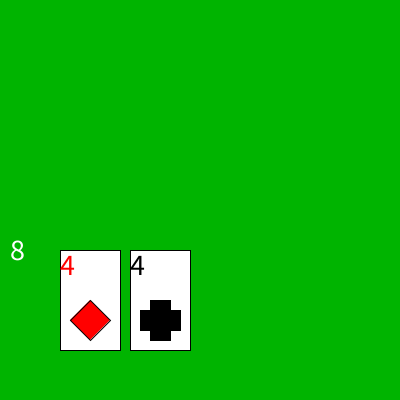
Frame 1 (no input)
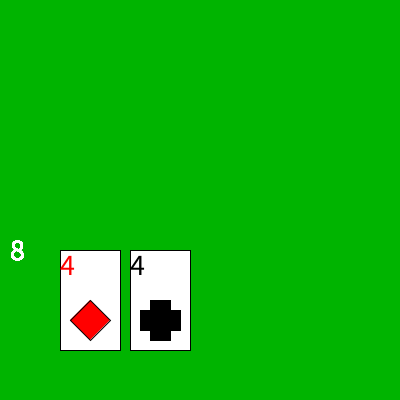
Frame 60 (the mouse pressed at the canvas centre just before this capture)
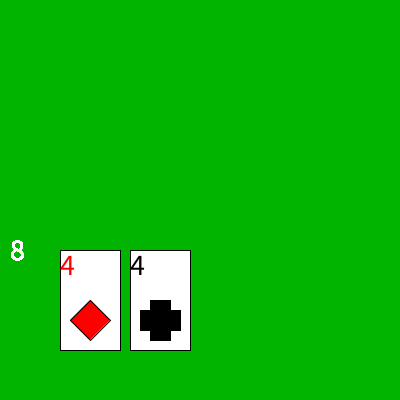
Frame 120 (the mouse held since frame 60 and released just before this capture)

The Processing sketch that drew these frames (run headless with seeded random() and noise(); from frame 60 on, the mouse is pressed at the canvas centre):

// Processing sketch: Blackjack
// ── Blackjack.pde
// I think I have set up the array properly now.
Deck cards;
void setup(){
  background(0, 180, 0);
  size(400, 400);
  rectMode(CORNERS);
  textSize(30);
  // Deck is created and shuffled
  cards = new Deck();
  cards.shuffle();
}
// The card in position 1 is displayed for now
void draw(){
  cards.deck[1].display(90, 300);
  cards.deck[2].display(160, 300);
  fill(255);
  text(cards.deck[1].value + cards.deck[2].value, 10, 260);
}
  

// ── Card.pde
class Card{
  int suit;
  int rank;
  color c;
  int value;
  
  Card(int s, int r){
    suit = s;
    rank = r;
    if (rank > 9){
      value = 10;
    } else {
      value = rank;
    }
  }
  void display(int x, int y){
    // If the suit is a diamond or a circle, the color is black
    // If triangle or plus symbol, the color is red
    if (suit < 3){
      c = color(255, 0, 0);
    } else {
      c = color(0);
    }
    fill(255);
    rect(x-30, y-50, x+30, y+50);
    fill(c);
    // If rank is 1, 11, 12, or 13, display the corresponding letter.
    // Otherwise display the rank number
    if (rank == 1){
      text("A", x-30, y-25);
    } else if (rank == 11){
      text("J", x-30, y-25);
    } else if (rank == 12){
      text("Q", x-30, y-25);
    } else if (rank == 13){
      text("K", x-30, y-25);
    } else {
      text(rank, x-30, y-25);
    }
    // Suit 1 is diamond, suit 2 is circle, suit 3 is triangle, suit 4 is plus symbol
    if (suit == 1){
      quad(x, y, x-20, y+20, x, y+40, x+20, y+20);
    } else if (suit == 2) {
      ellipse(x, y+20, 40, 40);
    } else if (suit == 3) {
      triangle(x, y, x-20, y+40, x+20, y+40);
    } else {
      rect(x-10, y, x+10, y+40);
      rect(x-20, y+10, x+20, y+30);
    }
  }
}

// ── Deck.pde
class Deck{
  // This will be the array of cards
  Card[] deck;

  Deck(){
  // A new array of Card objects is created, ignoring spot 0
    deck = new Card[53];
    for (int rank = 1; rank < 14; rank++){
      // First 13 cards are diamonds
      deck[rank] = new Card(1, rank);
      // next is circle cards
      deck[rank + 13] = new Card(2, rank);
      // next is triangle
      deck[rank + 26] = new Card(3, rank);
      // last 13 cards are "+" symbol
      deck[rank + 39] = new Card(4, rank);
    }
  }
  // Below is the command to shuffle the deck
  void shuffle(){
    for (int i = 1; i < deck.length; i++){
      int randomCard = int(random(52)) + 1;
      // A temp card is used for swapping
      Card temp = deck[i];
      deck[i] = deck[randomCard];
      deck[randomCard] = temp;
    }
  }
}
